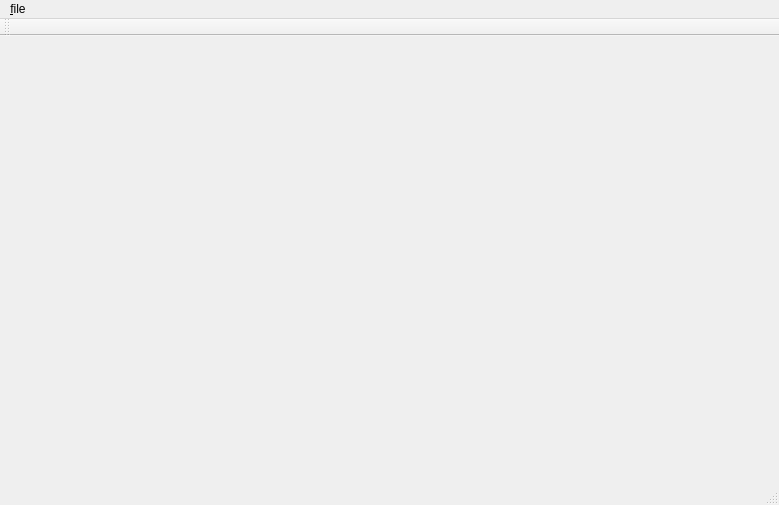
<?xml version="1.0" encoding="UTF-8"?>
<ui version="4.0">
 <class>MainWindow</class>
 <widget class="QMainWindow" name="MainWindow">
  <property name="geometry">
   <rect>
    <x>0</x>
    <y>0</y>
    <width>779</width>
    <height>505</height>
   </rect>
  </property>
  <property name="windowTitle">
   <string>MainWindow</string>
  </property>
  <widget class="QWidget" name="centralWidget"/>
  <widget class="QMenuBar" name="menuBar">
   <property name="geometry">
    <rect>
     <x>0</x>
     <y>0</y>
     <width>779</width>
     <height>23</height>
    </rect>
   </property>
   <widget class="QMenu" name="menuFile">
    <property name="title">
     <string>&amp;file</string>
    </property>
   </widget>
   <addaction name="menuFile"/>
  </widget>
  <widget class="QToolBar" name="mainToolBar">
   <attribute name="toolBarArea">
    <enum>TopToolBarArea</enum>
   </attribute>
   <attribute name="toolBarBreak">
    <bool>false</bool>
   </attribute>
  </widget>
  <widget class="QStatusBar" name="statusBar"/>
 </widget>
 <layoutdefault spacing="6" margin="11"/>
 <resources/>
 <connections/>
</ui>
